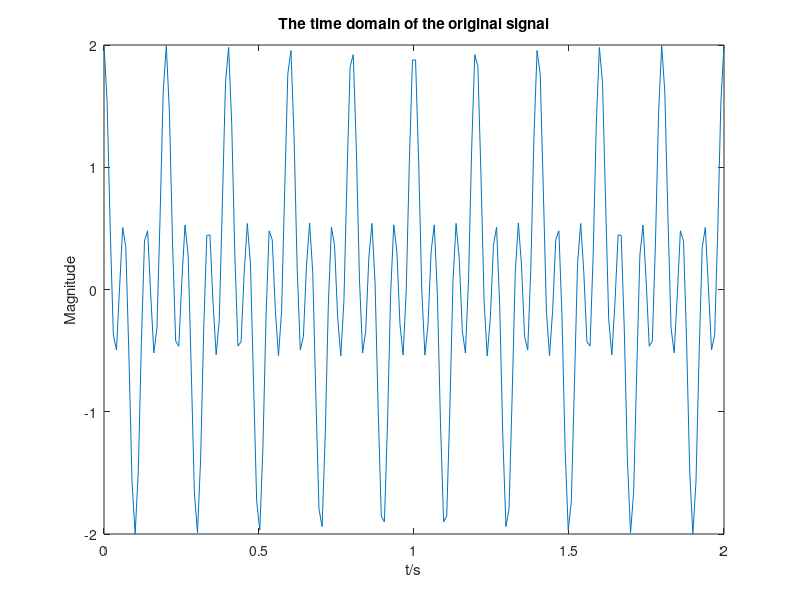
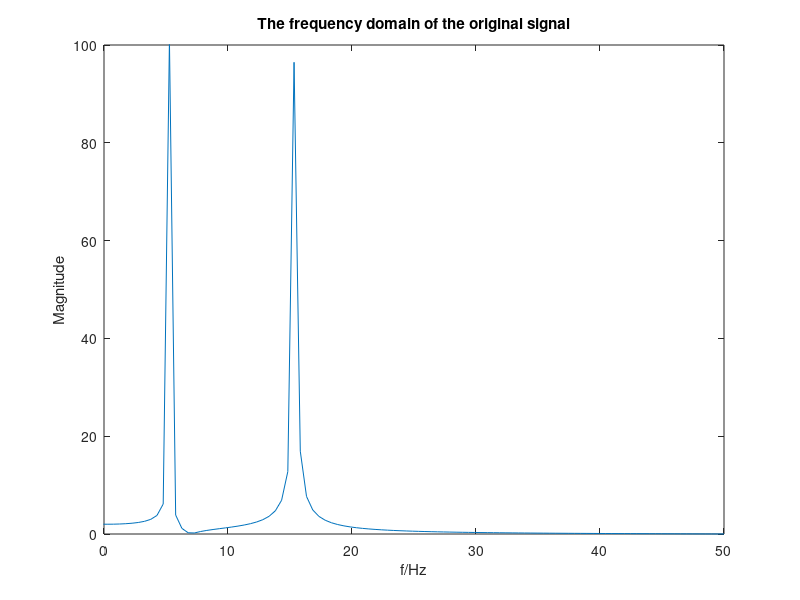
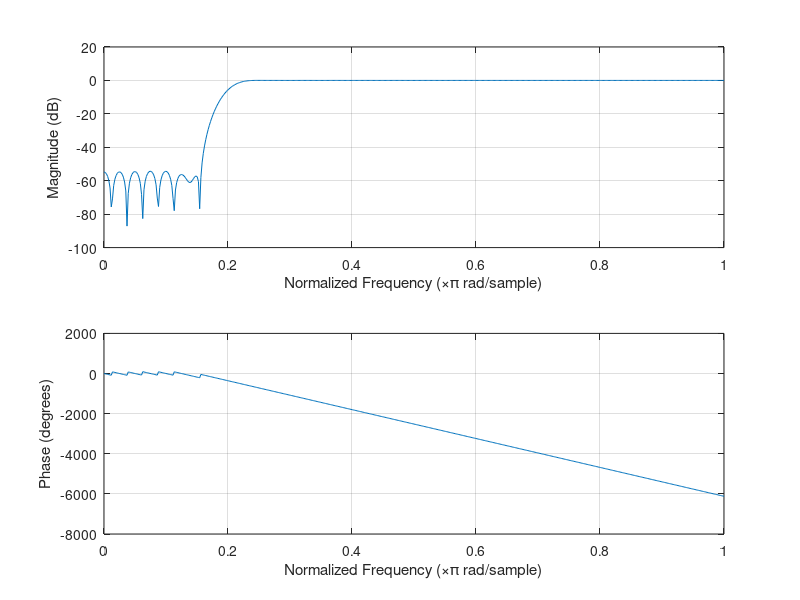
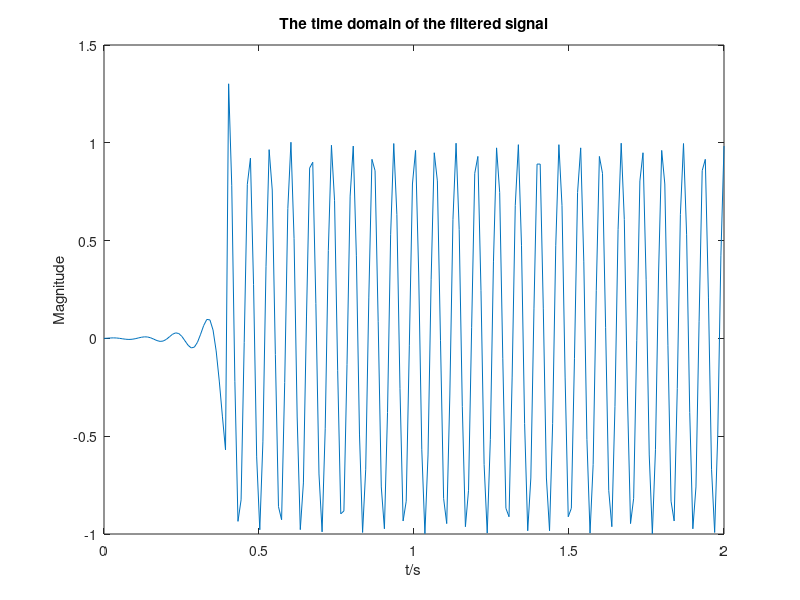

These figures' MATLAB source, in order:
% A signal is composed of two cosine signals with f1 = 5Hz and f2 = 15Hz
% The filter can get rid of the 15Hz part of the signal

% Generate the original signal
f1 = 5; % Frequency of the first signal
f2 = 15; % Frequency of the second signal
fs = 100; % Sampling frequency
T = 2 ; % Time duration
B = 10; % Cutoff frequency 
n = round(T*fs); % Number of samples
t = linspace(0, T, n); % Sample vector
y = cos(2*pi*f1*t)+cos(2*pi*f2*t); % Generate the signal

% The time and frequency domain of the original signal
 figure; 
 plot(t,y);title('The time domain of the original signal');xlabel('t/s'); ylabel('Magnitude');
 figure;
 fft_y = fftshift(fft(y));
 f=linspace(-fs/2,fs/2,n);
 plot(f,abs(fft_y));
 title('The frequency domain of the original signal');xlabel('f/Hz'); ylabel('Magnitude');axis([ 0 50 0 100]);

 %Generate the filter
 b = fir1(80, B/(fs/2),'high');  
 figure;
 freqz(b);
 
 %Pass the signal through the high-pass filter
 tic
 y_after_fir=filter(b,1,y);
 toc
 
 %The time and frequency domain of the filtered signal
 figure;
 plot(t,y_after_fir);title('The time domain of the filtered signal');xlabel('t/s');ylabel('Magnitude');
 fft_y1=fftshift(fft(y_after_fir));
 f=linspace(-fs/2,fs/2,n);
 figure;
 plot(f,abs(fft_y1));title('The frequency domain of the filtered signal');xlabel('f/Hz');ylabel('Magnitude');axis([ 0 50 0 100]);
 
 